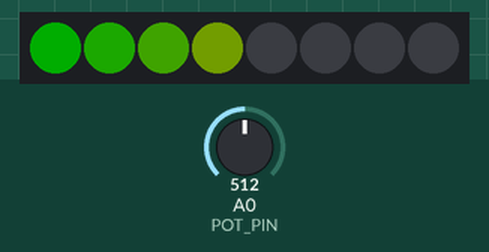
This sketch was run on a simulated Arduino Uno, built with avr-gcc and run on an emulated ATmega328P. Parts: 8 RGB LEDs in strip order, left to right. The test bench sets the inputs (shaded band); at power-on: A0 (POT_PIN) = 512. Dim RGB values are drawn brighter than linear; what the sketch prints to the serial monitor is not drawn.

Above: at 1.2 s.
1.3 s: A0 (POT_PIN) set to 306
At 2.1 s:
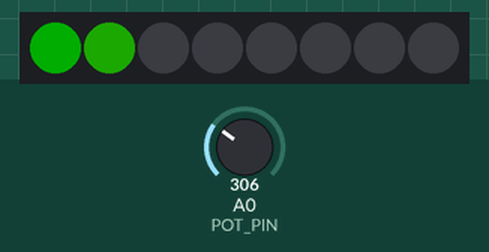
2.8 s: A0 (POT_PIN) set to 1023
At 4.0 s:
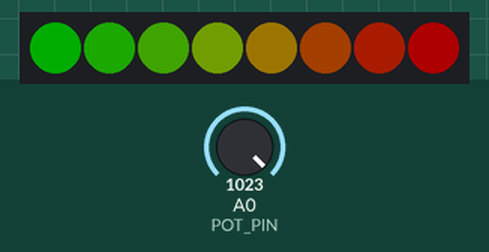
4.3 s: A0 (POT_PIN) set to 900
At 5.2 s:
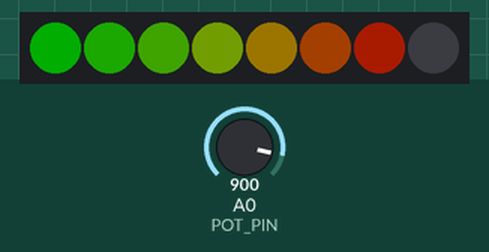
5.8 s: A0 (POT_PIN) set to 0
At 6.6 s:
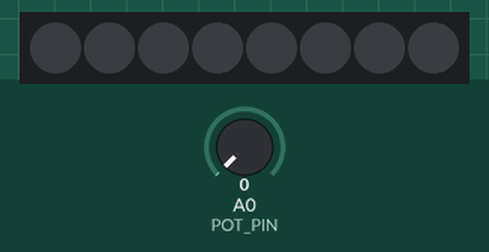
7.3 s: A0 (POT_PIN) set to 511
At 8.0 s:
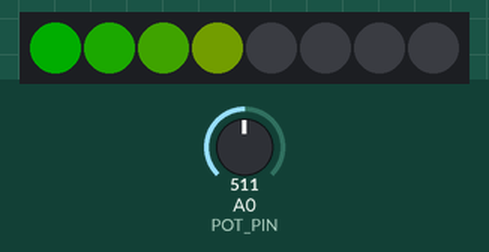
Timing chart, 0 to 9.8 s (numbered marks = the images above; inputs shaded):
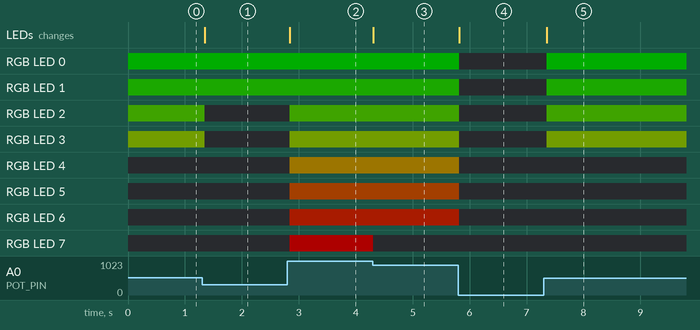

The sketch:

14_NeoPixel_Gauge.ino
```cpp
// 아두이노 우노: 가변저항(A0)으로 네오픽셀 8구 게이지 채우기
// 네오픽셀: DIN -> D10, 5V -> 5V, GND -> GND
// 가변저항: 바깥 다리 5V / 가운데 다리 A0 / 다른 바깥 다리 GND
// 필요한 라이브러리: Adafruit NeoPixel (라이브러리 매니저에서 설치)
#include <Adafruit_NeoPixel.h>

const int PIXEL_PIN  = 10;   // 네오픽셀 신호선
const int PIXEL_NUM  = 8;    // 네오픽셀 개수
const int POT_PIN    = A0;   // 가변저항 가운데 다리
const int BRIGHTNESS = 50;   // 전체 밝기 (0 ~ 255), 너무 밝으면 줄이기

Adafruit_NeoPixel strip(PIXEL_NUM, PIXEL_PIN, NEO_GRB + NEO_KHZ800);

void setup()
{
  strip.begin();
  strip.setBrightness(BRIGHTNESS);
  strip.show();          // 처음엔 모두 끄기
  Serial.begin(9600);
}

void loop()
{
  int potValue = analogRead(POT_PIN);                 // 0 ~ 1023
  int level = map(potValue, 0, 1024, 0, PIXEL_NUM + 1);  // 0 ~ 8 개 켜기 (9단계를 고르게 나눔)

  for (int i = 0; i < PIXEL_NUM; i++)
  {
    if (i < level)
    {
      // 위치에 따라 초록 -> 노랑 -> 빨강 으로 색 바꾸기
      int red   = map(i, 0, PIXEL_NUM - 1, 0, 255);
      int green = map(i, 0, PIXEL_NUM - 1, 255, 0);
      strip.setPixelColor(i, strip.Color(red, green, 0));
    }
    else
    {
      strip.setPixelColor(i, 0);   // 끄기
    }
  }
  strip.show();          // 설정한 색을 실제로 내보내기

  Serial.print("가변저항: ");
  Serial.print(potValue);
  Serial.print("  게이지: ");
  Serial.print(level);
  Serial.print(" / ");
  Serial.println(PIXEL_NUM);

  delay(50);
}
```

Measured:
- after the input at 1.3 s, RGB LED 2: RGB(14, 36, 0) → off after 0.05 s; RGB LED 3: RGB(21, 29, 0) → off after 0.05 s; the LEDs: change after 0.05 s (image 1)
- after the input at 2.8 s, RGB LED 2: off → RGB(14, 36, 0) at once; RGB LED 3: off → RGB(21, 29, 0) at once; RGB LED 4: off → RGB(28, 21, 0) at once; RGB LED 5: off → RGB(36, 14, 0) at once; RGB LED 6: off → RGB(43, 7, 0) at once; the LEDs: change at once (image 2)
- after the input at 4.3 s, RGB LED 7: RGB(50, 0, 0) → off at once; the LEDs: change at once (image 3)
- after the input at 5.8 s, RGB LED 0: RGB(0, 50, 0) → off at once; RGB LED 1: RGB(7, 43, 0) → off at once; RGB LED 2: RGB(14, 36, 0) → off at once; RGB LED 3: RGB(21, 29, 0) → off at once; RGB LED 4: RGB(28, 21, 0) → off at once; the LEDs: change at once (image 4)
- after the input at 7.3 s, RGB LED 0: off → RGB(0, 50, 0) after 0.05 s; RGB LED 1: off → RGB(7, 43, 0) after 0.05 s; RGB LED 2: off → RGB(14, 36, 0) after 0.05 s; RGB LED 3: off → RGB(21, 29, 0) after 0.05 s; the LEDs: change after 0.05 s (image 5)
